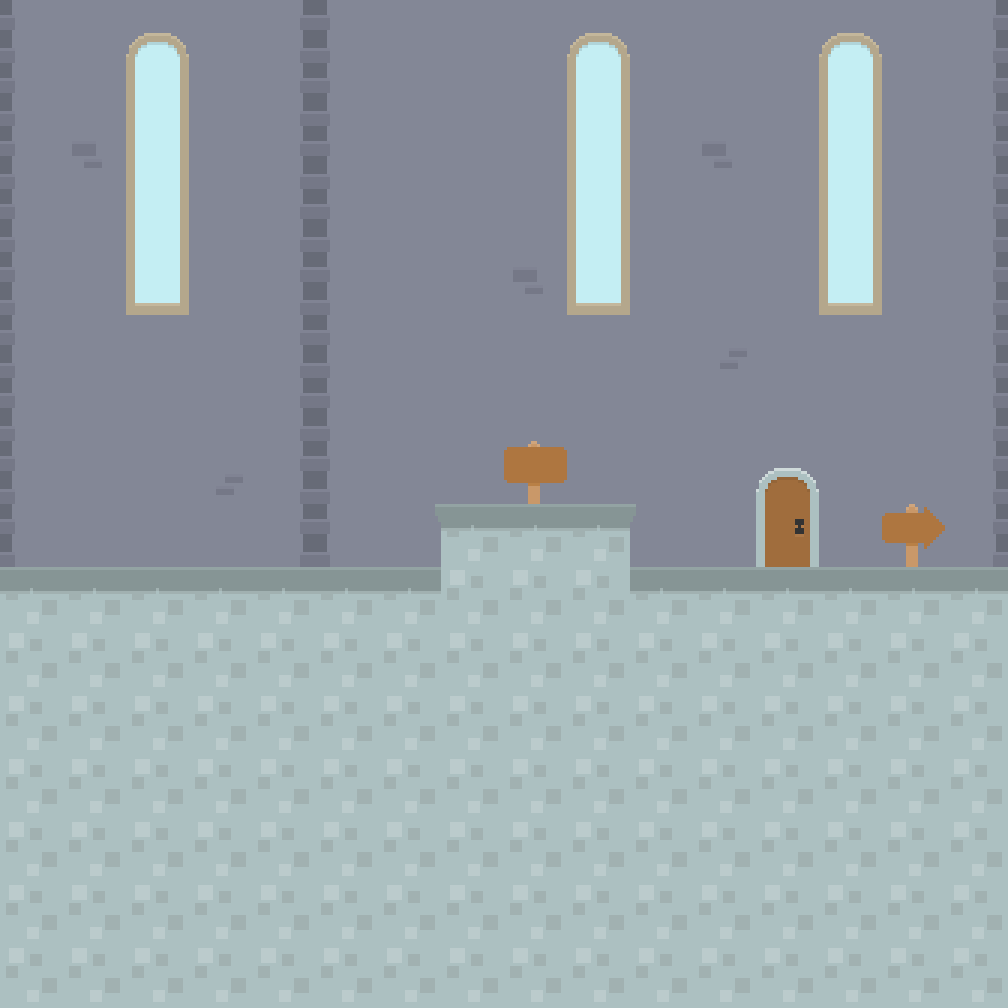

Rendered tile map (Tiled .tmx) drawn with the repository's tilesets; below, a short description and the map source with its tile grids summarised:
An orthogonal 16x16 tile map with 63x63 px tiles, 4 tile layers (background, Calque 3, Calque de Tile 1, Calque 4), 2 tilesets and 1 object.

<map version="1.0" orientation="orthogonal" renderorder="right-down" width="16" height="16" tilewidth="63" tileheight="63" nextobjectid="2">
 <tileset firstgid="1" name="spritesheet" tilewidth="63" tileheight="63" spacing="6" margin="6">
  <image source="spritesheet.png" width="2076" height="2076" />
 </tileset>
 <tileset firstgid="901" name="backgrounds" tilewidth="63" tileheight="63">
  <image source="backgrounds.png" width="693" height="567" />
 </tileset>
 <layer name="background" width="16" height="16">
  <data>[256 cells, 256 non-empty, 3 distinct tile ids]</data>
 </layer>
 <layer name="Calque 3" width="16" height="16">
  <data>[256 cells, 144 non-empty, 5 distinct tile ids]</data>
 </layer>
 <layer name="Calque de Tile 1" width="16" height="16">
  <data>[256 cells, 134 non-empty, 9 distinct tile ids]</data>
 </layer>
 <objectgroup name="collision">
  <object id="1" x="1" y="569" width="1005" height="441" />
 </objectgroup>
 <layer name="Calque 4" width="16" height="16">
  <data>[256 cells, 2 non-empty, 2 distinct tile ids]</data>
 </layer>
 <objectgroup name="text" />
</map>